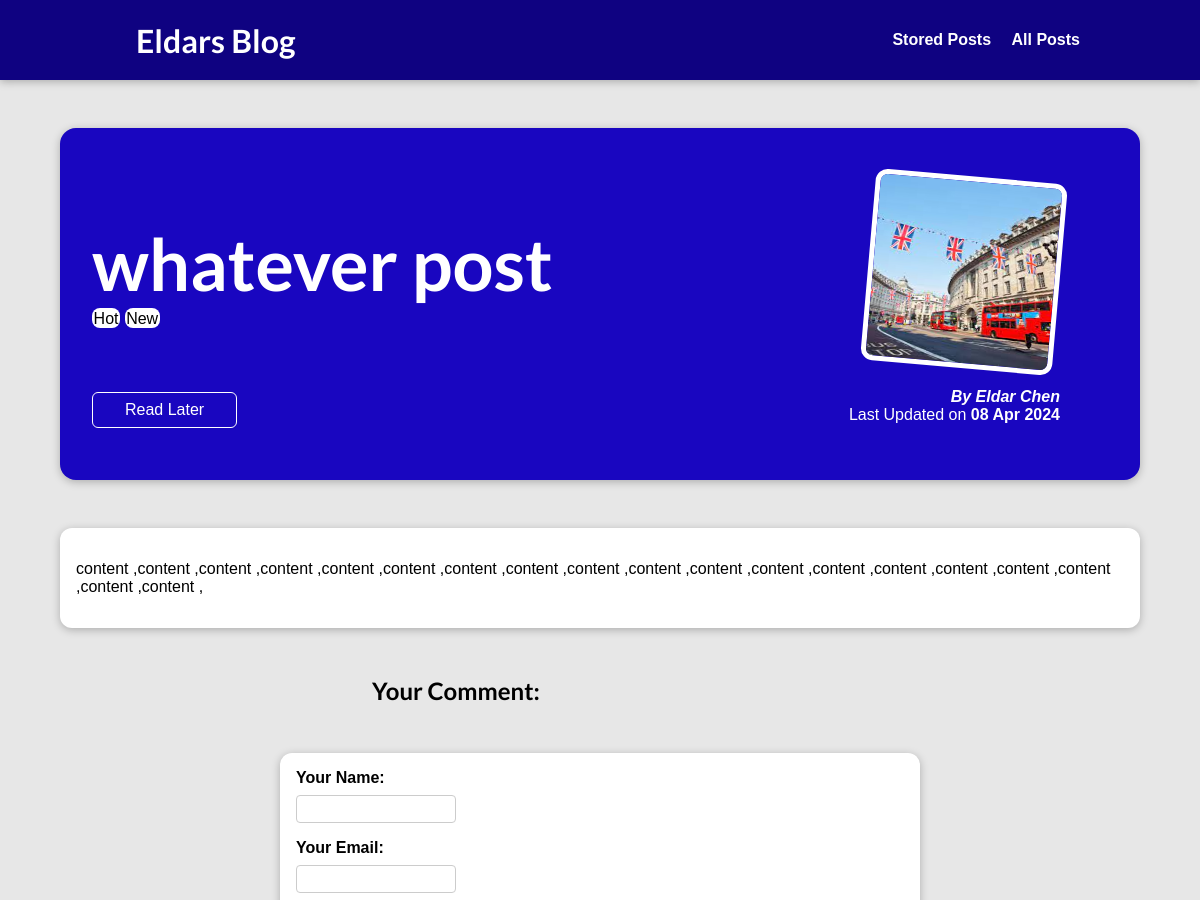
Page /posts/whatever-post (upper part) on the earlier database version.
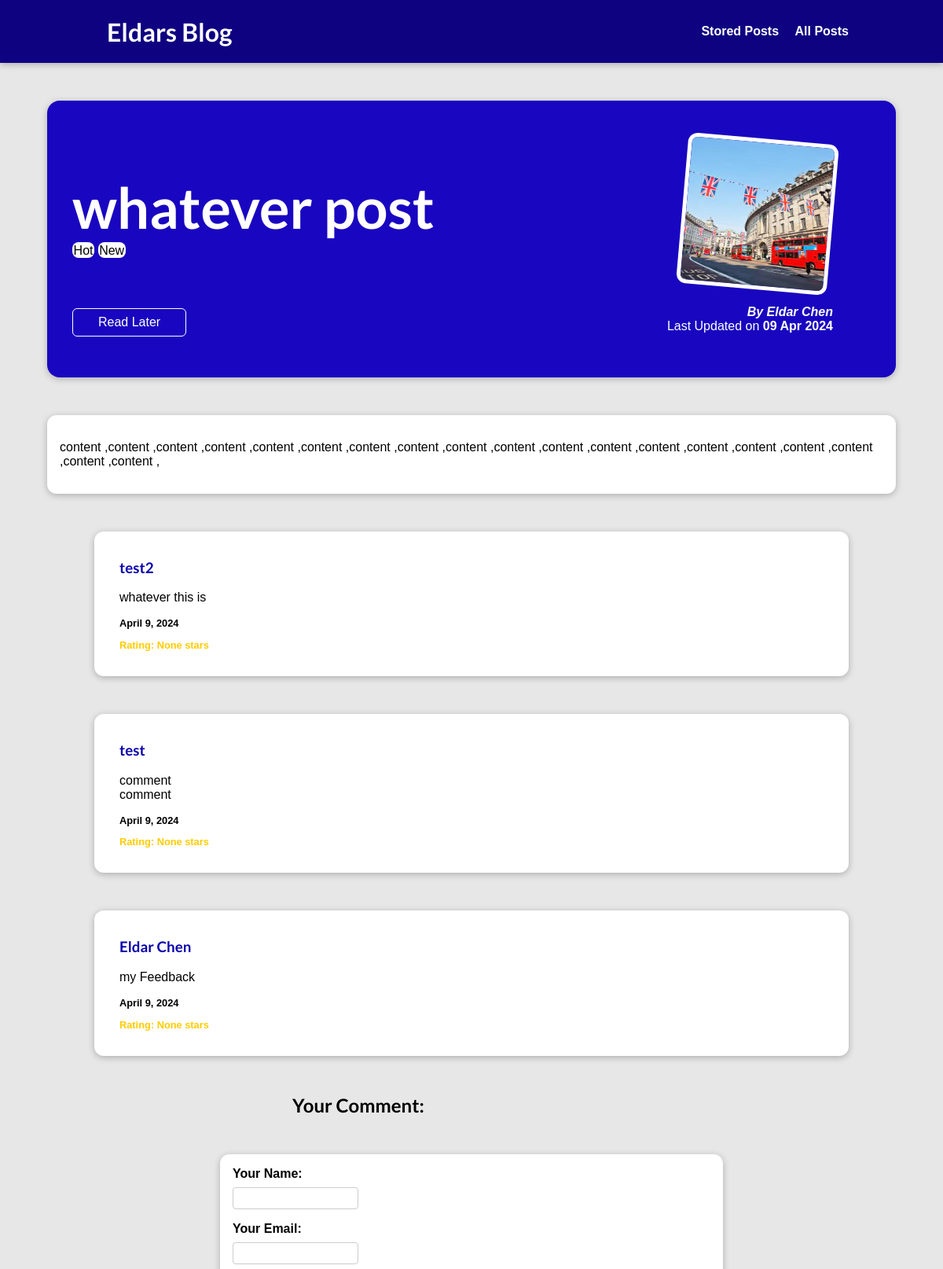
Same page on the later database version.
### blog/models.py (models this page shows, shortened)
class Post(models.Model):
    title = models.CharField(max_length=150)
    excerpt = models.CharField(max_length=200)
    image = models.ImageField(upload_to="posts", null=True)
    date = models.DateField(auto_now=True)
    created_at = models.DateTimeField(auto_now_add=True)
    slug = models.SlugField(unique=True)
    content = models.TextField(validators=[MinLengthValidator(10)])
    author = models.ForeignKey(
        Author, on_delete=models.SET_NULL, null=True, related_name="posts")
    tags = models.ManyToManyField(Tag)

class Tag(models.Model):
    caption = models.CharField(max_length=50)

class Author(models.Model):
    first_name = models.CharField(max_length=100)
    last_name = models.CharField(max_length=100)
    email_address = models.EmailField()
    def full_name(self):
        return f"{self.first_name} {self.last_name}"
    def __str__(self):
        return self.full_name()

class Comment(models.Model):
    user_name = models.CharField(max_length=100)
    user_email = models.EmailField()
    text = models.TextField(max_length=200)
    post = models.ForeignKey(Post, on_delete=models.CASCADE, related_name="comments")
    rating = models.IntegerField(validators=[MinValueValidator(1), MaxValueValidator(5)], null=True)
    date = models.DateField(auto_now=True)

### blog/views.py (the view, shortened to what this page needs)
# urls.py: path("posts/<slug:slug>", views.SinglePostView.as_view(),
class SinglePostView(View):
    def is_stored_post(self, request, post_id):
        stored_posts = request.session.get("stored_posts")
        if stored_posts is not None:
            is_saved_for_later = post_id in stored_posts
        else:
            is_saved_for_later = False
        return is_saved_for_later
    def get(self, request, slug):
        post = Post.objects.get(slug=slug)
        context = {
            "post": post,
            "tags": post.tags.all(),
            "comment_form": CommentForm(),
            "comments": post.comments.all().order_by("-id"),
            "saved_for_later": self.is_stored_post(request, post.id)
        }
        return render(request, "blog/post-detail.html", context)

### blog/forms.py
class CommentForm(forms.ModelForm):
    rating = forms.IntegerField(label='Your Rating', min_value=1, max_value=5)
    class Meta:
        model = Comment
        exclude = ['post']
        labels = {
            "user_name": "Your Name",
            "user_email": "Your Email",
            "text": "Your Feedback",
        }

### blog/templates/blog/post-detail.html (shortened to what this page needs)
{% extends 'base.html' %}
{% load static %}
{% block css_files %}
    <link rel="stylesheet" href="{% static 'app.css' %}" />
    <link rel="stylesheet" href="{% static 'blog/post-details.css' %}" />
    <link rel="stylesheet" href="{% static 'blog/forms.css' %}" />
    <link rel="stylesheet" href="{% static 'blog/reviews.css' %}" />
{% endblock %}
{% block content %}
    <section id="summary">
        <h2>{{ post.title }}</h2>
        <div>
            {% for tag in tags %}
                <span class="tag">{{ tag.caption }}</span>
            {% endfor %}
        </div>
        <div class="read_later">
            <form action="{% url "read-later" %}" method="POST">
            <button>
                {% if saved_for_later %}
                    Remove from "Read Later"
                {% else %}
                    Read Later
                {% endif %}
            </button>
            </form>
        </div>
        <article>
            <img src="{{ post.image.url }}" alt="{{ post.title }}" />
            <address>By <a href="mailto:{{ post.author.email_address }}">{{post.author}}</a></address>
            <div>
                Last Updated on <time>{{ post.date|date:"d M Y"}}</time>
            </div>
        </article>
    </section>
    <main>
            {{ post.content|linebreaks }}
    </main>
        {% for comment in comments %}
        <section class="comments">
            <ul>
                <li>
                    <h3>{{ comment.user_name }}</h3>
                    <p>{{ comment.text|linebreaks }}</p>
                    <p>{{ comment.date }}</p>
                    <p>Rating: {{ comment.rating }} stars</p>
                </li>
            </ul>
        </section>
        {% endfor %}
    <section >
        <h2 id="comments">Your Comment:</h2>
        <form id="comment-form" action="{% url 'post-detail-page' post.slug %}" method="POST">
            {% for form_field in comment_form %}
            <div class="form-control {% if form_field.errors %} invalid {% endif %}">
                {{ form_field.label_tag }}
                {{ form_field }}
            </div>
            {% endfor %}
        </form>
    </section>
{% endblock %}

### templates/base.html (shortened to what this page needs)
{% load static %}
<!DOCTYPE html>
<html lang="en">
<head>
    {% block css_files %}{% endblock %}
</head>
<body>
    <header id="main-navigation">
        <h1><a href="{% url 'starting-page' %}">Eldars Blog</a></h1>
        <nav>
            <a href="{% url 'read-later' %}">Stored Posts</a>
            <a href="{% url 'posts-page' %}">All Posts</a>
        </nav>
    </header>
    {% block content %}
    {% endblock %}
</body>
</html>

### static/app.css (style rules this page uses)
* { box-sizing: border-box; }
html { font-family: 'Open Sans', 'Lato', sans-serif; }
body { margin: 0; }
h1, h2, h3 { font-family: 'Lato', sans-serif; font-weight: bold; }
#main-navigation { width: 100%; height: 5rem; display: flex; justify-content: space-between; align-items: center; padding: 0 10%; position: absolute; top: 0; left: 0; }
#main-navigation a { text-decoration: none; color: white; font-weight: bold; margin-left: 1rem; }

### blog/static/blog/post-details.css (style rules this page uses)
body { background-color: #e7e7e7; }
#main-navigation { background-color: #0f0281; box-shadow: 0 2px 8px rgba(0, 0, 0, 0.25); text-decoration: none; }
#summary { margin: 8rem auto 3rem auto; padding: 2rem; width: 90%; max-width: 90rem; border-radius: 16px; background-color: #1906c0; position: relative; box-shadow: 0 2px 8px rgba(0, 0, 0, 0.25); height: 22rem; }
#summary h2 { color: white; font-size: 4.5rem; margin-bottom: 0.25rem; }
#summary article { position: absolute; top: 2rem; right: 3rem; padding: 1rem 2rem; border-radius: 12px; text-align: right; color: white; }
#summary article img { width: 12rem; height: 12rem; border-radius: 12px; transform: rotateZ(5deg); border: 5px solid white; margin-bottom: 1rem; }
#summary address { font-weight: bold; }
#summary a { color: white; text-decoration: none; }
#summary time { font-weight: bold; }
main { width: 90%; max-width: 90rem; margin: 3rem auto; background-color: white; padding: 1rem; border-radius: 12px; box-shadow: 0 2px 8px rgba(0, 0, 0, 0.25); }
.tag { background-color: white; color: rgb(0, 0, 0); padding: 0.1rem; border-radius: 8px; }
#comment-form { margin: 3rem auto; width: 90%; max-width: 40rem; border-radius: 12px; background-color: white; box-shadow: 0 2px 8px rgba(0, 0, 0, 0.25); padding: 1rem; }
.form-control { margin-bottom: 1rem; }
.form-control label { font-weight: bold; margin-bottom: 0.5rem; display: block; }
.form-control input, .form-control textarea { display: block; width: 100%; font: inherit; padding: 0.25rem; border-radius: 6px; border: 1px solid #ccc; }
#comments { margin-left: 31%; }
.comments { margin: 3rem auto; width: 90%; max-width: 60rem; border-radius: 12px; background-color: white; box-shadow: 0 2px 8px rgba(0, 0, 0, 0.25); padding: 1rem 2rem; }
.comments ul { list-style: none; margin: 0; padding: 0; }
.comments li { margin-bottom: 1rem; border-bottom: 2px solid #ccc; }
.comments li:last-of-type { border-bottom: none; }
.comments h3 { color: #0900ac; }
.comments p:nth-child(6) { color: #ffcc00; font-weight: bold; font-size: 0.8rem; }
.comments p:nth-child(5) { color: #000000; font-weight: bold; font-size: 0.8rem; }
.read_later { margin: 4rem auto; }
.read_later button { background-color: transparent; border: 1px solid white; padding: 0.5rem 2rem; font: inherit; color: white; border-radius: 6px; }

### blog/static/blog/forms.css (style rules this page uses)
body { font-family: sans-serif; margin: 0; }
button { cursor: pointer; padding: 0.5rem 1.5rem; border-radius: 6px; background-color: #3b30ff; color: white; border: 1px solid #1f0050; }
.form-control { margin-bottom: 1rem; }
.form-control input { font: inherit; padding: 0.25rem; border-radius: 4px; border: 1px solid #ccc; display: block; width: 10rem; }
.form-control label { font-weight: bold; display: block; margin-bottom: 0.5rem; }

Differences in the rows shown:
changed Post "whatever post": date "08 Apr 2024" → "09 Apr 2024"
added Comment: user_name "test2", text "whatever this is", date "April 9, 2024", rating "None"
added Comment: user_name "test", text "comment comment", date "April 9, 2024", rating "None"
added Comment: user_name "Eldar Chen", text "my Feedback", date "April 9, 2024", rating "None"
